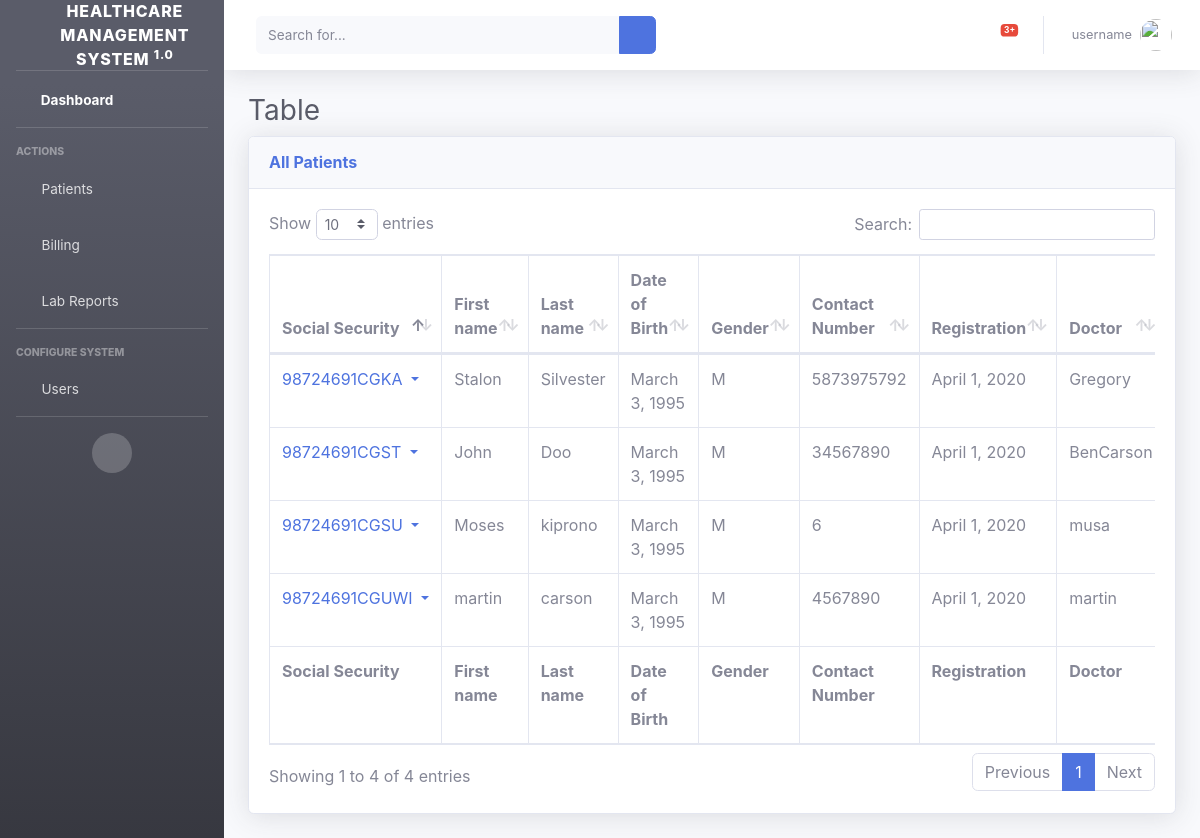
/all_patients, run on the app's committed database.
### hrm/models.py (models this page shows, shortened)
class Patient(models.Model):
    social_security = models.CharField(max_length=10000000, primary_key=True)
    first_name = models.CharField(max_length=50)
    last_name = models.CharField(max_length=50)
    d_o_b = models.DateField()
    choices = (('M', 'Male'), ('F', 'Female'))
    gender = models.CharField(max_length=1, choices=choices)
    contact_no = models.IntegerField()
    reg_date = models.DateField()
    doctor = models.ForeignKey(User, on_delete=models.CASCADE)
    room = models.ForeignKey(Room, on_delete=models.CASCADE)
    check_out_date = models.DateField(blank=True, null=True)

### hrm/views.py (the view)
# urls.py: path('all_patients', PatientListView.as_view(), name='all_patients'),
class PatientListView(ListView):
    model = Patient
    template_name = 'hrm/tables.html'
    context_object_name = 'Patients'

### hrm/models.py (called while the page is built)
    def __str__(self):
        return 'room:{} floor:{}'.format(self.room_no, self.floor)

### hrm/templates/hrm/tables.html (shortened to what this page needs)
{% extends 'main_base.html' %}
{% load crispy_forms_tags %}
{% load static %}
{% block body %}
    <div id="wrapper">
        <ul class="navbar-nav bg-gradient-dark sidebar sidebar-dark accordion" id="accordionSidebar">
          <a class="sidebar-brand d-flex align-items-center justify-content-center" href="index.html">
            <div class="sidebar-brand-icon ">
              <i class="fas fa-hospital"></i>
            </div>
            <div class="sidebar-brand-text mx-3">Healthcare Management System <sup>1.0</sup></div>
          </a>
          <hr class="sidebar-divider my-0">
          <li class="nav-item active">
            <a class="nav-link" href="{% url 'home' %}">
              <i class="fas fa-fw fa-tachometer-alt"></i>
              <span>Dashboard</span></a>
          </li>
          <hr class="sidebar-divider">
          <div class="sidebar-heading">
            Actions
          </div>
          <li class="nav-item">
            <a class="nav-link collapsed" href="#" data-toggle="collapse" data-target="#collapseTwo" aria-expanded="true" aria-controls="collapseTwo">
              <i class="fas fa-fw fa-people-carry"></i>
              <span>Patients</span>
            </a>
          </li>
          <li class="nav-item">
            <a class="nav-link collapsed" href="#" data-toggle="collapse" data-target="#collapseUtilities" aria-expanded="true" aria-controls="collapseUtilities">
              <i class="fas fa-fw fa-coins"></i>
              <span>Billing</span>
            </a>
          </li>
          <li class="nav-item">
            <a class="nav-link collapsed" href="#" data-toggle="collapse" data-target="#collapseLab" aria-expanded="true" aria-controls="collapseUtilities">
              <i class="fas fa-fw fa-clipboard-list"></i>
              <span>Lab Reports</span>
            </a>
          </li>
          <hr class="sidebar-divider">
          <div class="sidebar-heading">
            Configure System
          </div>
          <li class="nav-item">
            <a class="nav-link collapsed" href="#" data-toggle="collapse" data-target="#collapseusers" aria-expanded="true" aria-controls="collapsePages">
              <i class="fas fa-fw fa-user"></i>
              <span>Users</span>
            </a>
          </li>
          <hr class="sidebar-divider d-none d-md-block">
          <div class="text-center d-none d-md-inline">
            <button class="rounded-circle border-0" id="sidebarToggle"></button>
          </div>
        </ul>
        <div id="content-wrapper" class="d-flex flex-column">
          <div id="content">
            <nav class="navbar navbar-expand navbar-light bg-white topbar mb-4 static-top shadow">
              <form class="d-none d-sm-inline-block form-inline mr-auto ml-md-3 my-2 my-md-0 mw-100 navbar-search">
                <div class="input-group">
                  <input type="text" class="form-control bg-light border-0 small" placeholder="Search for..." aria-label="Search" aria-describedby="basic-addon2">
                  <div class="input-group-append">
                    <button class="btn btn-primary" type="button">
                      <i class="fas fa-search fa-sm"></i>
                    </button>
                  </div>
                </div>
              </form>
              <ul class="navbar-nav ml-auto">
                <li class="nav-item dropdown no-arrow mx-1">
                  <a class="nav-link dropdown-toggle" href="#" id="alertsDropdown" role="button" data-toggle="dropdown" aria-haspopup="true" aria-expanded="false">
                    <span class="badge badge-danger badge-counter">3+</span>
                  </a>
                </li>
                <li class="nav-item dropdown no-arrow">
                  <a class="nav-link dropdown-toggle" href="#" id="userDropdown" role="button" data-toggle="dropdown" aria-haspopup="true" aria-expanded="false">
                    <span class="mr-2 d-none d-lg-inline text-gray-600 small">
                        {% if request.user.is_authenticated %}
                          {{ request.user.username }}
                        {% else %}
                          username
                        {% endif %}
                    </span>
                    <img class="img-profile rounded-circle" src="{% static "img/hospital_login.jpeg" %}">
                  </a>
                </li>
              </ul>
            </nav>
            <div class="container-fluid">
                <h1 class="h3 mb-2 text-gray-800">Table</h1>
                <div class="card shadow mb-4">
                    <div class="card-header py-3">
                        <h6 class="m-0 font-weight-bold text-primary">All Patients</h6>
                    </div>
                    <div class="card-body">
                        <div class="table-responsive">
                            <table class="table table-bordered" id="patientTable" width="100%" cellspacing="0">
                                <thead>
                                    <tr>
                                        <th>Social Security</th>
                                        <th>First name</th>
                                        <th>Last name</th>
                                        <th>Date of Birth</th>
                                        <th>Gender</th>
                                        <th>Contact Number</th>
                                        <th>Registration</th>
                                        <th>Doctor</th>
                                    </tr>
                                </thead>
                                <tfoot>
                                  <tr>
                                    <th>Social Security</th>
                                    <th>First name</th>
                                    <th>Last name</th>
                                    <th>Date of Birth</th>
                                    <th>Gender</th>
                                    <th>Contact Number</th>
                                    <th>Registration</th>
                                    <th>Doctor</th>
                                </tr>
                                </tfoot>
                                <tbody>
                                  {% for patient in Patients %}
                                    <tr>
                                      <td><a href="#" class="dropdown-toggle" data-toggle="dropdown">
                                        {{ patient.social_security }}
                                      </a></td>
                                      <td>{{ patient.first_name }}</td>
                                      <td>{{ patient.last_name }}</td>
                                      <td>{{ patient.d_o_b }}</td>
                                      <td>{{ patient.gender }}</td>
                                      <td>{{ patient.contact_no }}</td>
                                      <td>{{ patient.reg_date }}</td>
                                      <td>{{ patient.doctor }}</td>
                                    </tr>
                                  {% endfor %}
                                </tbody>
                            </table>
                        </div>
                    </div>
                </div>
            </div>
           </div>
        </div>
    </div>
{% endblock %}

### hrm/templates/main_base.html (shortened to what this page needs)
{% load static %}
<!DOCTYPE html>
<html lang="en">
<head>
  <link href="{% static "vendor/fontawesome-free/css/all.min.css" %}" rel="stylesheet" type="text/css">
  <link href="{% static "css/sb-admin-2.css" %}" rel="stylesheet">
  <link href="{% static "vendor/datatables/dataTables.bootstrap4.min.css" %}" rel="stylesheet">
</head>
<body id="page-top">
    {% block body%}
    {% endblock %}
</body>
</html>

### data on the page
Patient: social_security "98724691CGST", first_name "John", last_name "Doo", d_o_b "March 3, 1995", gender "M", contact_no "34567890", reg_date "April 1, 2020", doctor "BenCarson"
Patient: social_security "98724691CGSU", first_name "Moses", last_name "kiprono", d_o_b "March 3, 1995", gender "M", contact_no "6", reg_date "April 1, 2020", doctor "musa"
Patient: social_security "98724691CGKA", first_name "Stalon", last_name "Silvester", d_o_b "March 3, 1995", gender "M", contact_no "5873975792", reg_date "April 1, 2020", doctor "Gregory"
Patient: social_security "98724691CGUWI", first_name "martin", last_name "carson", d_o_b "March 3, 1995", gender "M", contact_no "4567890", reg_date "April 1, 2020", doctor "martin"
